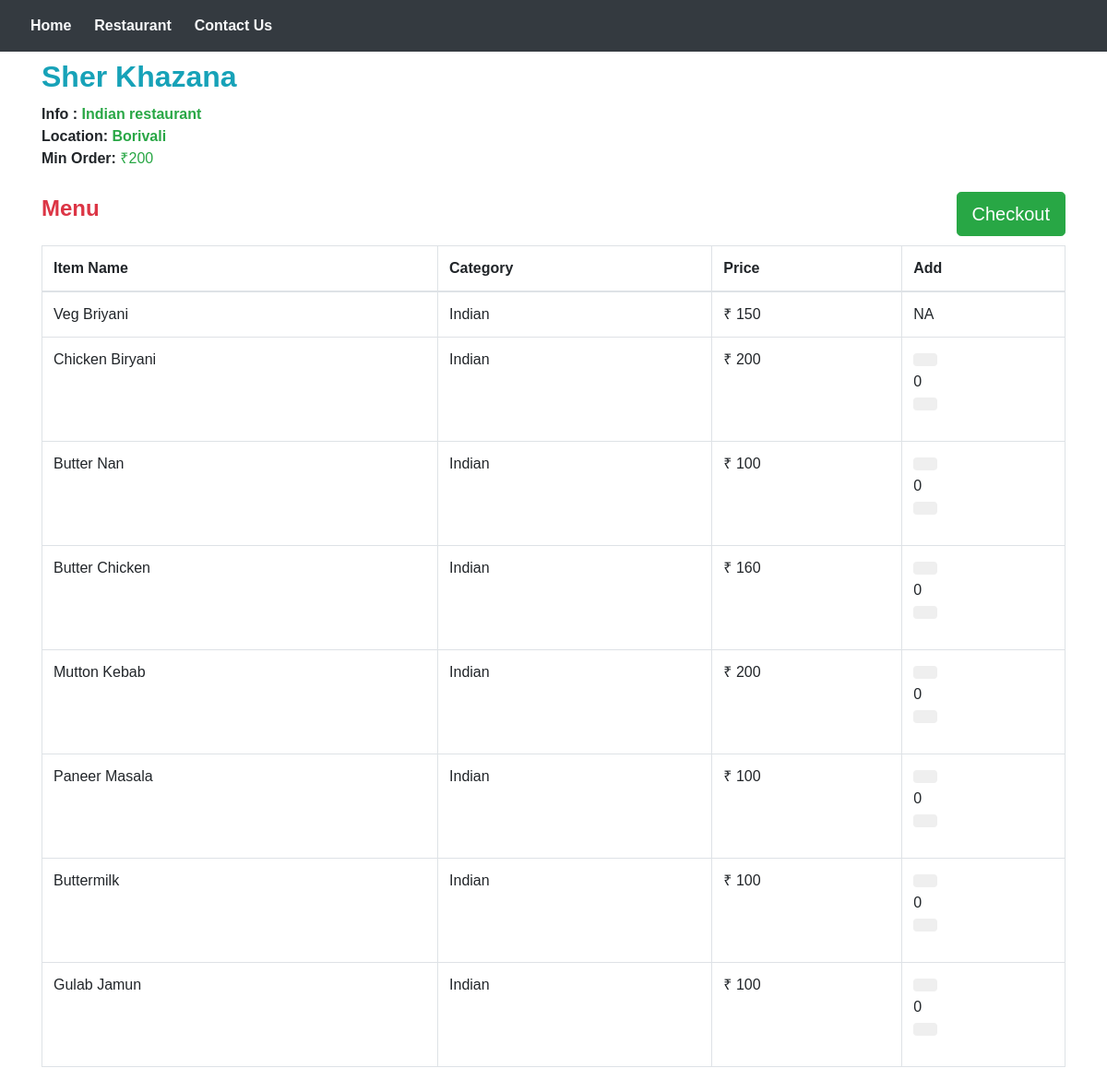
/restaurant/4/, run on the app's committed database.
### webapp/models.py (models this page shows, shortened)
class Restaurant(models.Model):
	user        = models.OneToOneField(settings.AUTH_USER_MODEL,on_delete=models.CASCADE)
	rname 		= models.CharField(max_length=100,blank=False)
	info	 	= models.CharField(max_length=40,blank=False)
	min_ord		= models.CharField(max_length=5,blank=False)
	location    = models.CharField(max_length=40,blank=False)
	r_logo      = models.FileField(blank=False)
	REST_STATE_OPEN    = "Open"
	REST_STATE_CLOSE   = "Closed"
	REST_STATE_CHOICES =(
			(REST_STATE_OPEN,REST_STATE_OPEN),
			(REST_STATE_CLOSE,REST_STATE_CLOSE)
		)
	status 	= models.CharField(max_length=50,choices=REST_STATE_CHOICES,default=REST_STATE_OPEN,blank=False)
	approved = models.BooleanField(blank=False,default=True)

class Item(models.Model):
	id 			= models.AutoField(primary_key=True)
	fname 		= models.CharField(max_length=30,blank=False)
	category 	= models.CharField(max_length=50,blank=False)
	def __str__(self):
		return self.fname

### webapp/views.py (the view)
# urls.py: path('restaurant/<int:pk>/',views.restuarantMenu,name='menu'),
def restuarantMenu(request,pk=None):
	menu = Menu.objects.filter(r_id=pk)
	rest = Restaurant.objects.filter(id=pk)
	items =[]
	for i in menu:
		item = Item.objects.filter(fname=i.item_id)
		for content in item:
			temp=[]
			temp.append(content.fname)
			temp.append(content.category)
			temp.append(i.price)
			temp.append(i.id)
			temp.append(rest[0].status)
			temp.append(i.quantity)
			items.append(temp)
	context = {
		'items'	: items,
		'rid' 	: pk,
		'rname'	: rest[0].rname,
		'rmin'	: rest[0].min_ord,
		'rinfo' : rest[0].info,
		'rlocation':rest[0].location,
	}
	return render(request,'webapp/menu.html',context)

### webapp/templates/webapp/menu.html (shortened to what this page needs)
{% extends 'webapp/base.html'%}
{% block body %}
	<div class="container">
		<h1 class="text-info mb-2"><font size="6"><strong>{{rname}}</strong></font></h1>
		<p>
		<font size="3"><b>Info : </b><a class="text-success"><strong>{{rinfo|safe}}</strong></a>
		<br/>
		<b>Location: </b><a class="text-success"><strong>{{rlocation}}</strong></a>
		<br>
		<b >Min Order:</b> <a class="text-success">&#x20b9;{{rmin}}</a>
	</font>
	</p>
	</div>
	<br>
	<div class="container">
		<input type="button" class="btn btn-success btn-lg pull-right" onclick="storearray();" value="Checkout"/>
	</div>
	<div class="container ">
			<h3 class="text-danger"><font size="5"><strong>Menu</strong></font></h3>
			<br>
				<table class="table table-hover table-bordered">
					<thead>
						<th>Item Name</th>
						<th>Category</th>
						<th>Price</th>
						<th>Add</th>
					</thead>
					{% for x in items %}
					<tr>
					<td>{{x.0}}</td>
					<td>{{x.1}}</td>
					<td>&#x20b9; {{x.2}}</td>
					{% if x.4 == "Open" %}
					{% if x.5 > 0 %}
					<td>
                  <div class="form-group" style="width:40%;">
            		<div class="input-group-btn">
                		<button id="down" class="btn btn-default"
      				 onclick="if(document.querySelector('#itemno{{x.3}}').innerHTML>0){
                	document.querySelector('#itemno{{x.3}}').innerHTML--;
                	minuscounter('{{x.3}}');
                	}">
                </button>
            </div>
            <span id='itemno{{x.3}}'> 0 </span>
            <div class="input-group-btn">
                <button id="up" class="btn btn-default"
                onclick="
                if(document.querySelector('#itemno{{x.3}}').innerHTML<{{x.5}}){
                	document.querySelector('#itemno{{x.3}}').innerHTML++;
                	pluscounter('{{x.3}}');
                	}"></button>
            	</div>
        		</div>
					</td>
					{% else %}
					<td>
						NA
					</td>
					{% endif %}
					{% else %}
					<td>
						Closed
					</td>
					{% endif %}
					</tr>
					{% endfor %}
				</table>
	</div>
<br>
{% endblock %}

### webapp/static/webapp/css/style.css (style rules this page uses)
body { padding:0; margin:0; font-family: 'Source Sans Pro', sans-serif; }
body a { transition:0.5s all; -webkit-transition:0.5s all; -moz-transition:0.5s all; -o-transition:0.5s all; -ms-transition:0.5s all; }
input[type="button"],input[type="submit"] { transition:0.5s all; -webkit-transition:0.5s all; -moz-transition:0.5s all; -o-transition:0.5s all; -ms-transition:0.5s all; }
h1,h2,h3,h4,h5,h6 { margin:0; }
p { margin:0; }

### data on the page
Restaurant: rname "Sher Khazana", info "Indian restaurant", location "Borivali", min_ord "200", status "Open" (drawn)
Item: fname "Veg Briyani", category "Indian"
Item: fname "Chicken Biryani", category "Indian"
Item: fname "Butter Nan", category "Indian"
Item: fname "Butter Chicken", category "Indian"
Item: fname "Mutton Kebab", category "Indian"
Item: fname "Paneer Masala", category "Indian"
Item: fname "Buttermilk", category "Indian"
Item: fname "Gulab Jamun", category "Indian"

### other printed values
{{ x.2 }} "150" "200" "100" "160" "200" "100" "100" "100"
